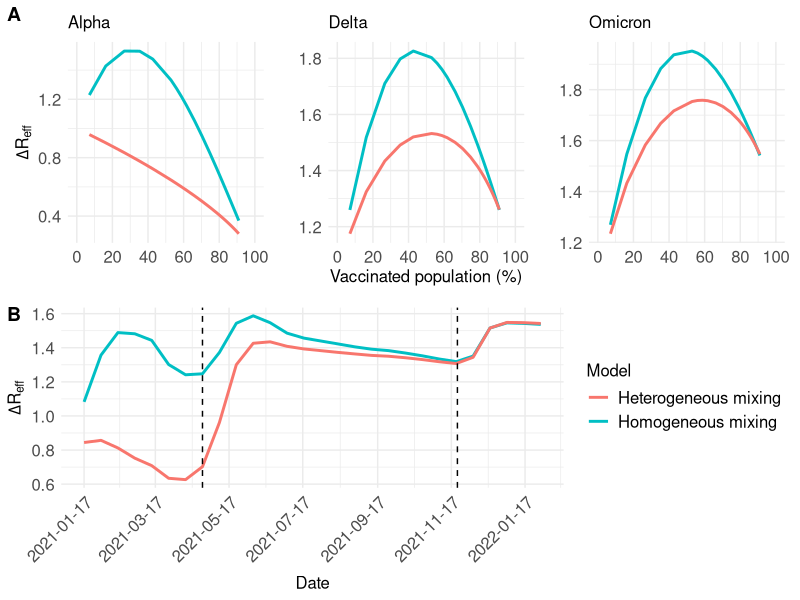

The R source for this figure:
## ---- chunk 1
knitr::opts_chunk$set(echo = TRUE)
## ---- chunk 2
library(ggplot2)
library(dplyr)
library(tidyverse)
library(tidyr)
library(patchwork)
library(reshape2)
library(ggpubr)
## ---- chunk 3
vacc <- read.csv("Vac_perc.csv")

# Data pre-processing
## Remove first three rows (general info about the data)
vacc <- vacc[-(1:6), ]
## Remove the last row (no data)
vacc <- vacc[1:(nrow(vacc) - 1), ]

## Rename the columns
names(vacc) <- c("date", "perc_first_dose", "perc_second_dose", "perc_third_dose")

vacc <- vacc %>%
  mutate(
    date = dmy(date))

vacc$perc_first_dose <- as.numeric(vacc$perc_first_dose)
vacc$perc_second_dose <- as.numeric(vacc$perc_second_dose)
vacc$perc_third_dose <- as.numeric(vacc$perc_third_dose)

## ---- chunk 4
# Create a full sequence of daily dates
full_dates <- tibble(date = seq(min(vacc$date), max(vacc$date), by = "day"))

vacc_daily <- full_dates %>%
  left_join(vacc, by = "date") %>%
  mutate(
    perc_first_dose = spline(vacc$date, vacc$perc_first_dose, xout = date)$y,
    perc_second_dose = spline(vacc$date, vacc$perc_second_dose, xout = date)$y,
    perc_third_dose = spline(vacc$date, vacc$perc_third_dose, xout = date)$y
  )
## ---- chunk 5
# CoMix data
comix_org <- read.csv("UK_CoMix.csv")

# Convert dates into date format (they are in character format)
comix_org <- comix_org %>%
  mutate(
    start.date = dmy(start.date),
    end.date = dmy(end.date)
  )
## ---- chunk 6
long_comix <- melt(comix_org, id.vars = "start.day.as.a.number",
                   measure.vars = c("start.date", "end.date"),
                   variable.name = "date")
## ---- chunk 7
long_comix <- long_comix %>%
  group_by(start.day.as.a.number) %>%
  mutate(mid_date = mean(value))
## ---- chunk 8
comix_org$date <- unique(long_comix$mid_date)

# Remove start and end dates
comix_org <- comix_org[, -c(1,2,3)]
#Reorder columns
comix_org <- comix_org[, c(21, 1:20)]
## ---- chunk 9
# Calculate the mean number of contacts for each age group by dividing the number of contacts by total number of participants in that age group

for (i in 1:length(comix_org$date)) {
  if (i < 4) {
    comix_org$mean.0.17.to.0.17[i] <- 0
    comix_org$mean.0.17.to.18.45[i] <- 0
    comix_org$mean.0.17.to.45.64[i] <- 0
    comix_org$mean.0.17.to.65.120[i] <- 0
    
    comix_org$mean.18.45.to.0.17[i] <- comix_org$X18.45.to.0.17[i]/comix_org$N.18.45[i]
    comix_org$mean.18.45.to.18.45[i] <- comix_org$X18.45.to.18.45[i]/comix_org$N.18.45[i]
    comix_org$mean.18.45.to.45.64[i] <- comix_org$X18.45.to.45.64[i]/comix_org$N.18.45[i]
    comix_org$mean.18.45.to.65.120[i] <- comix_org$X18.45.to.65.120[i]/comix_org$N.18.45[i]
    
    comix_org$mean.45.64.to.0.17[i] <- comix_org$X45.64.to.0.17[i]/comix_org$N.45.64[i]
    comix_org$mean.45.64.to.18.45[i] <- comix_org$X45.64.to.18.45[i]/comix_org$N.45.64[i]
    comix_org$mean.45.64.to.45.64[i] <- comix_org$X45.64.to.45.64[i]/comix_org$N.45.64[i]
    comix_org$mean.45.64.to.65.120[i] <- comix_org$X45.64.to.65.120[i]/comix_org$N.45.64[i]
    
    comix_org$mean.65.120.to.0.17[i] <- comix_org$X65.120.to.0.17[i]/comix_org$N.65.120[i]
    comix_org$mean.65.120.to.18.45[i] <- comix_org$X65.120.to.18.45[i]/comix_org$N.65.120[i]
    comix_org$mean.65.120.to.45.64[i] <- comix_org$X65.120.to.45.64[i]/comix_org$N.65.120[i]
    comix_org$mean.65.120.to.65.120[i] <- comix_org$X65.120.to.65.120[i]/comix_org$N.65.120[i]
    
  } else {
    comix_org$mean.0.17.to.0.17[i] <- comix_org$X0.17.to.0.17[i]/comix_org$N.0.17[i]
    comix_org$mean.0.17.to.18.45[i] <- comix_org$X0.17.to.18.45[i]/comix_org$N.0.17[i]
    comix_org$mean.0.17.to.45.64[i] <- comix_org$X0.17.to.45.64[i]/comix_org$N.0.17[i]
    comix_org$mean.0.17.to.65.120[i] <- comix_org$X0.17.to.65.120[i]/comix_org$N.0.17[i]
    
    comix_org$mean.18.45.to.0.17[i] <- comix_org$X18.45.to.0.17[i]/comix_org$N.18.45[i]
    comix_org$mean.18.45.to.18.45[i] <- comix_org$X18.45.to.18.45[i]/comix_org$N.18.45[i]
    comix_org$mean.18.45.to.45.64[i] <- comix_org$X18.45.to.45.64[i]/comix_org$N.18.45[i]
    comix_org$mean.18.45.to.65.120[i] <- comix_org$X18.45.to.65.120[i]/comix_org$N.18.45[i]
    
    comix_org$mean.45.64.to.0.17[i] <- comix_org$X45.64.to.0.17[i]/comix_org$N.45.64[i]
    comix_org$mean.45.64.to.18.45[i] <- comix_org$X45.64.to.18.45[i]/comix_org$N.45.64[i]
    comix_org$mean.45.64.to.45.64[i] <- comix_org$X45.64.to.45.64[i]/comix_org$N.45.64[i]
    comix_org$mean.45.64.to.65.120[i] <- comix_org$X45.64.to.65.120[i]/comix_org$N.45.64[i]
    
    comix_org$mean.65.120.to.0.17[i] <- comix_org$X65.120.to.0.17[i]/comix_org$N.65.120[i]
    comix_org$mean.65.120.to.18.45[i] <- comix_org$X65.120.to.18.45[i]/comix_org$N.65.120[i]
    comix_org$mean.65.120.to.45.64[i] <- comix_org$X65.120.to.45.64[i]/comix_org$N.65.120[i]
    comix_org$mean.65.120.to.65.120[i] <- comix_org$X65.120.to.65.120[i]/comix_org$N.65.120[i]
    
  }
}

# Calculate the total number of contacts for each age group
for (i in 1:length(comix_org$date)) {
  comix_org$contact.0.17[i] <- comix_org$mean.0.17.to.0.17[i] + comix_org$mean.0.17.to.18.45[i] + comix_org$mean.0.17.to.45.64[i] + comix_org$mean.0.17.to.65.120[i]
  
  comix_org$contact.18.45[i] <- comix_org$mean.18.45.to.0.17[i] + comix_org$mean.18.45.to.18.45[i] + comix_org$mean.18.45.to.45.64[i] + comix_org$mean.18.45.to.65.120[i]
  
  comix_org$contact.45.64[i] <- comix_org$mean.45.64.to.0.17[i] + comix_org$mean.45.64.to.18.45[i] + comix_org$mean.45.64.to.45.64[i] + comix_org$mean.45.64.to.65.120[i]
  
  comix_org$contact.65.120[i] <- comix_org$mean.65.120.to.0.17[i] + comix_org$mean.65.120.to.18.45[i] + comix_org$mean.65.120.to.45.64[i] + comix_org$mean.65.120.to.65.120[i]
  
}

comix_org$"0-17" <- comix_org$contact.0.17 
comix_org$"18-45" <- comix_org$contact.18.45 
comix_org$"45-64" <- comix_org$contact.45.64 
comix_org$"65-120" <- comix_org$contact.65.120 


# calculate mean number of contacts across all age groups
for (i in 1:length(comix_org$date)) {
  comix_org$contact[i] <- (comix_org$contact.0.17[i]*comix_org$N.0.17[i] + comix_org$contact.18.45[i]*comix_org$N.18.45[i] + comix_org$contact.45.64[i]*comix_org$N.45.64[i] + comix_org$contact.65.120[i]*comix_org$N.65.120[i])/(comix_org$N.0.17[i] +comix_org$N.18.45[i] +comix_org$N.45.64[i] +comix_org$N.65.120[i])
}
## ---- chunk 10
vacc_daily$date <- as.Date(vacc_daily$date, format = "%Y-%m-%d")
comix_org$date <- as.Date(comix_org$date, format = "%Y-%m-%d")

vacc_comix <- merge(vacc_daily, comix_org, by = "date")

# extract columns date, perc_first_dose, perc_sec_dose, mean_contact
vacc_comix <- vacc_comix[, c(1,2,3,49)]

## ---- chunk 11
# number of contacts from the model
vacc_comix$contact_model <- 2.73 + 2.74 * vacc_comix$perc_first_dose/100
## ---- chunk 12
variants <- read.csv("variants.csv")

variants$date <- as.Date(variants$date, format = "%d/%m/%Y")

# Dates are ordered from 2022 to 2020, reverse it
variants <- variants %>% arrange(date)
## ---- chunk 13
# 1. Create a new column to identify Omicron subvariants
variants$is_omicron <- grepl("Omicron", variants$stratum, ignore.case = TRUE)

# 2. Filter for Omicron subvariants
omicron_data <- variants[variants$is_omicron == TRUE, ]

# 3. Group by week and sum the percentages of Omicron subvariants
omicron_summary <- omicron_data %>%
  group_by(date) %>%
  summarise(omicron_total = sum(metric_value))


date_omicron <- omicron_summary$date
date_delta <- variants$date[which(variants$stratum == "Delta")]
date_alpha <- variants$date[which(variants$stratum == "Alpha")]

# Data alpha
dat_alpha <- data.frame("date" = date_alpha,
                        "prop_alpha" = variants$metric_value[which(variants$stratum == "Alpha")]/100)

# Data delta
dat_delta <- data.frame("date" = date_delta,
                        "prop_delta" = variants$metric_value[which(variants$stratum == "Delta")]/100)

# Data omicron
dat_omic <- data.frame("date" = date_omicron,
                        "prop_omic" = omicron_summary$omicron_total/100)

## ---- chunk 14
var_data <- merge(dat_alpha, dat_delta, by = "date")

var_data <- merge(var_data, dat_omic, by = "date")

## ---- chunk 15
new_dates <- seq(from = min(var_data$date), to = max(var_data$date), by = "day")

# Perform linear interpolation using approx
interpolated_values_omic <- approx(x = dat_omic$date, y = dat_omic$prop_omic, xout = new_dates)

interpolated_values_delta <- approx(x = dat_delta$date, y = dat_delta$prop_delta, xout = new_dates)

interpolated_values_alpha <- approx(x = dat_alpha$date, y = dat_alpha$prop_alpha, xout = new_dates)

# Create a new data frame with interpolated values
data_inter <- data.frame(date = as.Date(interpolated_values_omic$x),
                         omic = interpolated_values_omic$y,
                         delta = interpolated_values_delta$y,
                         alpha = interpolated_values_alpha$y
)
data_inter$omic <- round(data_inter$omic, 4)
data_inter$delta <- round(data_inter$delta, 4)
data_inter$alpha <- round(data_inter$alpha, 4)
## ---- chunk 16
data_comm <- merge(data_inter, vacc_comix, by = "date")
## ---- chunk 17
data_comm$contact_model_2 <- (1 - data_comm$perc_first_dose/100)^2 * 1.68 + 2 * (1 - data_comm$perc_first_dose/100) * (data_comm$perc_first_dose/100) * 5.64 + (data_comm$perc_first_dose/100)^2 * 4.92
## ---- chunk 18
gamma_u <- 1/10
gamma_v <- 1/7
c_uu <- 1.68
c_uv <- 5.64
c_vv <- 4.92

alpha_alpha <- (1 - 0.753) # note these are for full vaccination
pi_alpha <- (1 - 0.786)

psi_alpha <- (gamma_u * alpha_alpha * pi_alpha)/gamma_v
sigma_u <- c_uv/c_uu
sigma_v <- c_vv/c_uv

data_comm$a_alpha <- 0*data_comm$perc_first_dose
data_comm$b_alpha <- 0*data_comm$perc_first_dose
data_comm$c_alpha <- 0*data_comm$perc_first_dose


for (i in 1:length(data_comm$perc_first_dose)) {
  
  data_comm$a_alpha[i] <- 1 - psi_alpha * sigma_u * sigma_v 
  
  data_comm$b_alpha[i] <- 2 * (1 + psi_alpha * sigma_u * (sigma_v - 2 * sigma_u))
  
  data_comm$c_alpha[i] <- 1 + 2 * psi_alpha * sigma_u * (sigma_v - 2 * sigma_u) + (psi_alpha * sigma_u * sigma_v)^2
  
  data_comm$Delta_R_eff_alpha[i] <- 0.5 * (1 - data_comm$a_alpha[i] * data_comm$perc_first_dose[i]/100 + 
                                       sqrt(1 - data_comm$b_alpha[i] * data_comm$perc_first_dose[i]/100 + data_comm$c_alpha[i] * (data_comm$perc_first_dose[i]/100)^2))
  
  data_comm$Delta_R_homo_alpha[i] <- (data_comm$contact_model_2[i]/1.68) * (1 - (1 - psi_alpha) * data_comm$perc_first_dose[i]/100)
  
}
## ---- chunk 19
gamma_u <- 1/10
gamma_v <- 1/7
c_uu <- 1.68
c_uv <- 5.64
c_vv <- 4.92

alpha_delta <- (1 - 0.160) # note these are for full vaccination
pi_delta <- (1 - 0.379)

psi_delta <- (gamma_u * alpha_delta * pi_delta)/gamma_v
sigma_u <- c_uv/c_uu
sigma_v <- c_vv/c_uv

data_comm$a_delta <- 0*data_comm$perc_first_dose
data_comm$b_delta <- 0*data_comm$perc_first_dose
data_comm$c_delta <- 0*data_comm$perc_first_dose


for (i in 1:length(data_comm$perc_first_dose)) {
  
  data_comm$a_delta[i] <- 1 - psi_delta * sigma_u * sigma_v 
  
  data_comm$b_delta[i] <- 2 * (1 + psi_delta * sigma_u * (sigma_v - 2 * sigma_u))
  
  data_comm$c_delta[i] <- 1 + 2 * psi_delta * sigma_u * (sigma_v - 2 * sigma_u) + (psi_delta * sigma_u * sigma_v)^2
  
  data_comm$Delta_R_eff_delta[i] <- 0.5 * (1 - data_comm$a_delta[i] * data_comm$perc_first_dose[i]/100 + 
                                       sqrt(1 - data_comm$b_delta[i] * data_comm$perc_first_dose[i]/100 + data_comm$c_delta[i] * (data_comm$perc_first_dose[i]/100)^2))
  
  data_comm$Delta_R_homo_delta[i] <- (data_comm$contact_model_2[i]/1.68) * (1 - (1 - psi_delta) * data_comm$perc_first_dose[i]/100)
  
}
## ---- chunk 20
gamma_u <- 1/10
gamma_v <- 1/7
c_uu <- 1.68
c_uv <- 5.64
c_vv <- 4.92

alpha_omicron <- (1 - 0.182) # note these are for full vaccination
pi_omicron <- (1 - 0.181)

psi_omicron <- (gamma_u * alpha_omicron * pi_omicron)/gamma_v
sigma_u <- c_uv/c_uu
sigma_v <- c_vv/c_uv

data_comm$a_omicron <- 0*data_comm$perc_first_dose
data_comm$b_omicron <- 0*data_comm$perc_first_dose
data_comm$c_omicron <- 0*data_comm$perc_first_dose


for (i in 1:length(data_comm$perc_first_dose)) {
  
  data_comm$a_omicron[i] <- 1 - psi_omicron * sigma_u * sigma_v 
  
  data_comm$b_omicron[i] <- 2 * (1 + psi_omicron * sigma_u * (sigma_v - 2 * sigma_u))
  
  data_comm$c_omicron[i] <- 1 + 2 * psi_omicron * sigma_u * (sigma_v - 2 * sigma_u) + (psi_omicron * sigma_u * sigma_v)^2
  
  data_comm$Delta_R_eff_omicron[i] <- 0.5 * (1 - data_comm$a_omicron[i] * data_comm$perc_first_dose[i]/100 + 
                                       sqrt(1 - data_comm$b_omicron[i] * data_comm$perc_first_dose[i]/100 + data_comm$c_omicron[i] * (data_comm$perc_first_dose[i]/100)^2))
  
  data_comm$Delta_R_homo_omicron[i] <- (data_comm$contact_model_2[i]/1.68) * (1 - (1 - psi_omicron) * data_comm$perc_first_dose[i]/100)
  
}
## ---- chunk 21
alpha <- ggplot(data_comm, aes(x = perc_first_dose)) +
  geom_line(aes(y = Delta_R_homo_alpha, colour = "Homogeneous mixing"), linewidth = 1) +
  geom_line(aes(y = Delta_R_eff_alpha, colour = "Heterogeneous mixing"), linewidth = 1) +
  labs(x = "", y = expression(Delta * R[eff]), colour = "model", title = expression("Alpha")) +
  scale_x_continuous(breaks = seq(0, 100, 20), limits = c(0, 100)) +
  theme_minimal() +
  theme(legend.position = "no") +
  theme(plot.title = element_text(size = 12),
    axis.text.x = element_text(size = 12),
    axis.text.y = element_text(size = 12),
    axis.title.x = element_text(size = 12),
    axis.title.y = element_text(size = 12)
  )

## ---- chunk 22
delta <- ggplot(data_comm, aes(x = perc_first_dose)) +
  geom_line(aes(y = Delta_R_homo_delta, colour = "Homogeneous mixing"), linewidth = 1) +
  geom_line(aes(y = Delta_R_eff_delta, colour = "Heterogeneous mixing"), linewidth = 1) +
  labs(x = "Vaccinated population (%)", y = "", colour = "model", title = expression("Delta")) +
  scale_x_continuous(breaks = seq(0, 100, 20), limits = c(0, 100)) +
  theme_minimal() +
  theme(legend.position = "no") +
  theme(plot.title = element_text(size = 12),
    axis.text.x = element_text(size = 12),
    axis.text.y = element_text(size = 12),
    axis.title.x = element_text(size = 12),
    axis.title.y = element_text(size = 12)
  )

## ---- chunk 23
omic <- ggplot(data_comm, aes(x = perc_first_dose)) +
  geom_line(aes(y = Delta_R_homo_omicron, colour = "Homogeneous mixing"), linewidth = 1) +
  geom_line(aes(y = Delta_R_eff_omicron, colour = "Heterogeneous mixing"), linewidth = 1) +
  labs(x = "", y = "", colour = "model", title = expression("Omicron")) +
  scale_x_continuous(breaks = seq(0, 100, 20), limits = c(0, 100),) +
  theme_minimal() +
  theme(legend.position = "no") +
  theme(plot.title = element_text(size = 12),
    axis.text.x = element_text(size = 12),
    axis.text.y = element_text(size = 12),
    axis.title.x = element_text(size = 12),
    axis.title.y = element_text(size = 12)
  )

## ---- chunk 24
for (i in 1:length(data_comm$date)) {
  data_comm$Delta_R_eff[i] <- (data_comm$alpha[i] * data_comm$Delta_R_eff_alpha[i]) +
    (data_comm$delta[i] * data_comm$Delta_R_eff_delta[i]) +
    (data_comm$omic[i] * data_comm$Delta_R_eff_omicron[i])
  
  data_comm$Delta_R_eff_homo[i] <- (data_comm$alpha[i] * data_comm$Delta_R_homo_alpha[i]) +
    (data_comm$delta[i] * data_comm$Delta_R_homo_delta[i]) +
    (data_comm$omic[i] * data_comm$Delta_R_homo_omicron[i])
}
## ---- chunk 25
all <- ggplot(data_comm, aes(x = date)) +
  geom_line(aes(y = Delta_R_eff_homo, colour = "Homogeneous mixing"), linewidth = 1) +
  geom_line(aes(y = Delta_R_eff, colour = "Heterogeneous mixing"), linewidth = 1) +
  geom_vline(xintercept = as.Date("2021-04-25"), colour = "black", linetype = "dashed") + 
  geom_vline(xintercept = as.Date("2021-11-22"), colour = "black", linetype = "dashed") +
  labs(x = "Date", y = expression(Delta * R[eff]), colour = "Model") +
  scale_x_continuous(breaks = seq(min(data_comm$date), max(data_comm$date), by = "2 month")) +
  theme_minimal() +
  theme(axis.text.x = element_text(angle = 45, hjust = 1)) +
  theme(
    axis.text.x = element_text(size = 12),
    axis.text.y = element_text(size = 12),
    axis.title.x = element_text(size = 12),
    axis.title.y = element_text(size = 12),
    legend.text = element_text(size = 12),
    legend.title = element_text(size = 12)
  ) +
  theme(plot.background = element_rect(fill = "white", colour = NA))

## ---- chunk 26
above_row <- (alpha + delta + omic)
## ---- chunk 27
fig_3 <- ggarrange(above_row, all,
                   labels = c("A","B"),
                   nrow = 2)
## ---- chunk 28
ggsave("/Users/df23614/Desktop/vaccine_model/Figure_formatted/Fig_3.tiff", fig_3, dpi = 300, width = 7.5, height = 7, units = "in", device = "tiff", compression = "lzw")
